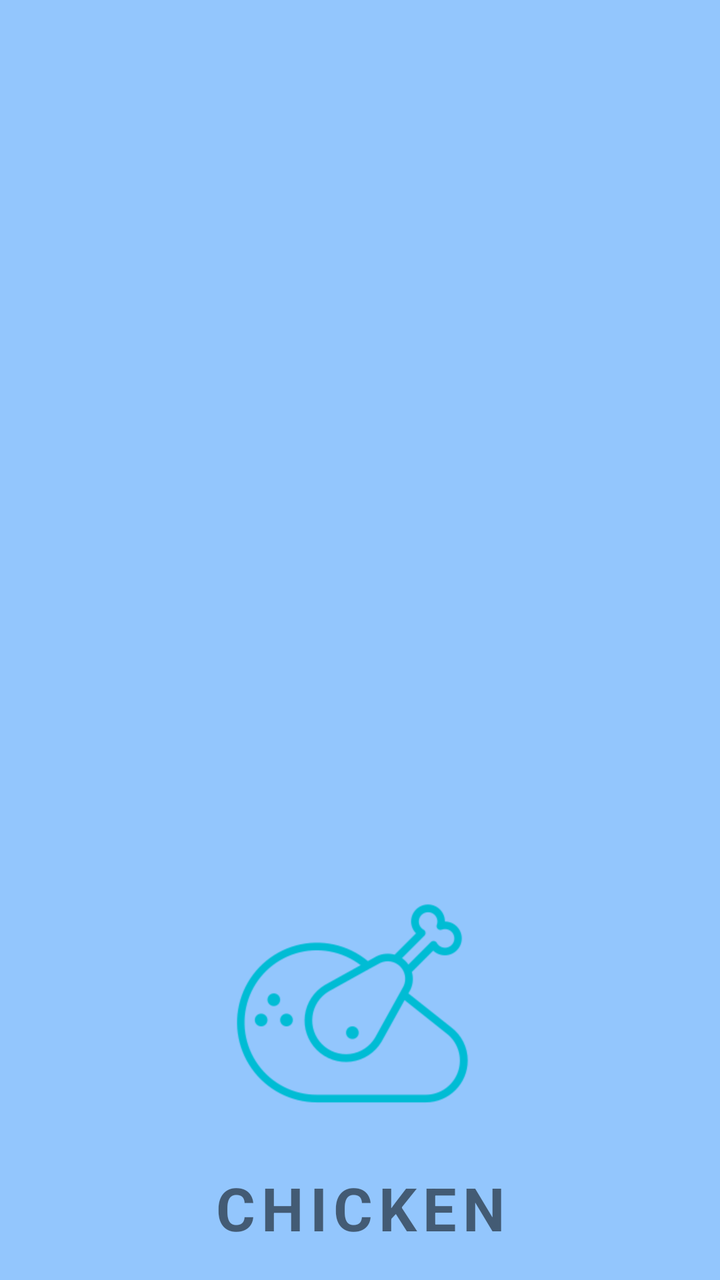
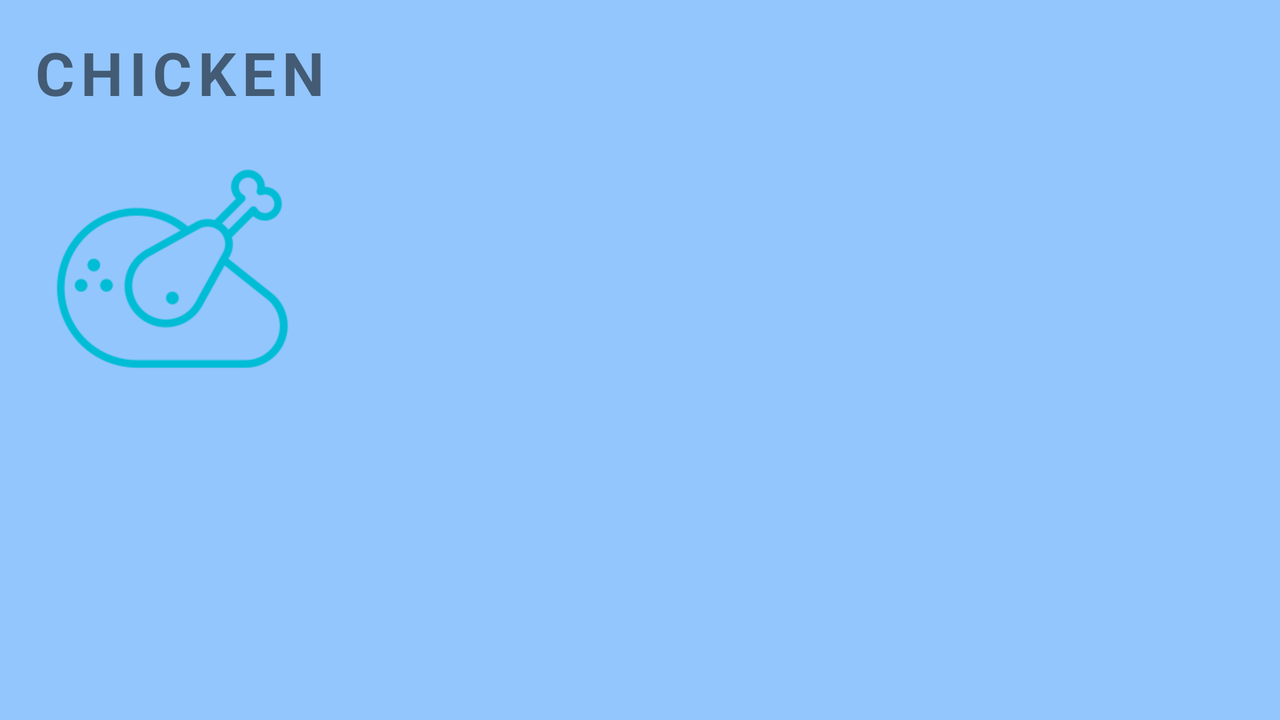

Compare how this app lays out the same screen by default and in its alternative resource folder. The renders come first, then the two layout files and the values they reference.
<!-- AndroidManifest.xml: application theme Theme.DemoViewPager2 -->
<!-- res/layout/fragment_chicken.xml -->
<?xml version="1.0" encoding="utf-8"?>
<androidx.constraintlayout.widget.ConstraintLayout xmlns:android="http://schemas.android.com/apk/res/android"
    xmlns:app="http://schemas.android.com/apk/res-auto"
    xmlns:tools="http://schemas.android.com/tools"
    android:layout_width="match_parent"
    android:layout_height="match_parent"
    android:background="@color/dot_light_screen3"
    tools:context=".fragments.ChickenFragment">

    <TextView
        android:id="@+id/textView2"
        android:layout_width="wrap_content"
        android:layout_height="wrap_content"
        android:layout_centerInParent="true"
        android:layout_marginBottom="16dp"
        android:letterSpacing="0.1"
        android:text="Chicken"
        android:textAllCaps="true"
        android:textSize="30sp"
        android:textStyle="bold"
        app:layout_constraintBottom_toBottomOf="parent"
        app:layout_constraintEnd_toEndOf="parent"
        app:layout_constraintStart_toStartOf="parent" />

    <ImageView
        android:id="@+id/imageView3"
        android:layout_width="wrap_content"
        android:layout_height="wrap_content"
        android:layout_marginBottom="16dp"
        android:src="@drawable/ic_chicken256"
        app:layout_constraintBottom_toTopOf="@+id/textView2"
        app:layout_constraintEnd_toEndOf="parent"
        app:layout_constraintStart_toStartOf="parent" />

    <androidx.recyclerview.widget.RecyclerView
        android:id="@+id/rvChicken"
        android:layout_width="match_parent"
        android:layout_height="0dp"
        android:layout_marginBottom="16dp"
        app:layout_constraintBottom_toTopOf="@+id/imageView3"
        app:layout_constraintEnd_toEndOf="parent"
        app:layout_constraintStart_toStartOf="parent"
        app:layout_constraintTop_toTopOf="parent" />

</androidx.constraintlayout.widget.ConstraintLayout>
<!-- resources referenced by this layout -->
<resources>
  <color name="dot_light_screen3">#93c6fd</color>
  <!-- drawable ic_chicken256: png bitmap (drawable-hdpi, 12088 bytes) -->
  <style name="Theme.DemoViewPager2" parent="Theme.MaterialComponents.Light">
          
          <item name="colorPrimary">@color/colorPrimary</item>
          <item name="colorPrimaryVariant">@color/design_default_color_primary_variant</item>
          <item name="colorOnPrimary">@color/design_default_color_on_primary</item>
          
          <item name="colorSecondary">@color/design_default_color_secondary</item>
          <item name="colorSecondaryVariant">@color/design_default_color_secondary_variant</item>
          <item name="colorOnSecondary">@color/design_default_color_on_secondary</item>
          <item name="android:textColorPrimary">@color/design_default_color_on_primary</item>
          
          <item name="android:statusBarColor" tools:targetApi="l">?attr/colorPrimaryVariant</item>
          
      </style>
  <color name="colorPrimary">#2278d4</color>
</resources>
<!-- res/layout-land/fragment_chicken.xml (the repository's variant of the layout above) -->
<!-- drawn on the phone turned sideways -->
<?xml version="1.0" encoding="utf-8"?>
<androidx.constraintlayout.widget.ConstraintLayout xmlns:android="http://schemas.android.com/apk/res/android"
    xmlns:app="http://schemas.android.com/apk/res-auto"
    xmlns:tools="http://schemas.android.com/tools"
    android:layout_width="match_parent"
    android:layout_height="match_parent"
    android:background="@color/dot_light_screen3"
    tools:context=".fragments.ChickenFragment">

    <TextView
        android:id="@+id/textView2"
        android:layout_width="wrap_content"
        android:layout_height="wrap_content"
        android:layout_centerInParent="true"
        android:layout_marginStart="16dp"
        android:layout_marginTop="16dp"
        android:letterSpacing="0.1"
        android:text="Chicken"
        android:textAllCaps="true"
        android:textSize="30sp"
        android:textStyle="bold"
        app:layout_constraintStart_toStartOf="parent"
        app:layout_constraintTop_toTopOf="parent" />

    <ImageView
        android:id="@+id/imageView3"
        android:layout_width="wrap_content"
        android:layout_height="wrap_content"
        android:layout_marginTop="16dp"
        android:src="@drawable/ic_chicken256"
        app:layout_constraintEnd_toEndOf="@+id/textView2"
        app:layout_constraintStart_toStartOf="@+id/textView2"
        app:layout_constraintTop_toBottomOf="@+id/textView2" />

    <androidx.recyclerview.widget.RecyclerView
        android:id="@+id/rvChicken"
        android:layout_width="0dp"
        android:layout_height="0dp"
        android:layout_marginStart="16dp"
        android:layout_marginTop="16dp"
        android:layout_marginEnd="16dp"
        android:layout_marginBottom="16dp"
        app:layout_constraintBottom_toBottomOf="parent"
        app:layout_constraintEnd_toEndOf="parent"
        app:layout_constraintStart_toEndOf="@+id/textView2"
        app:layout_constraintTop_toTopOf="parent" />

</androidx.constraintlayout.widget.ConstraintLayout>
